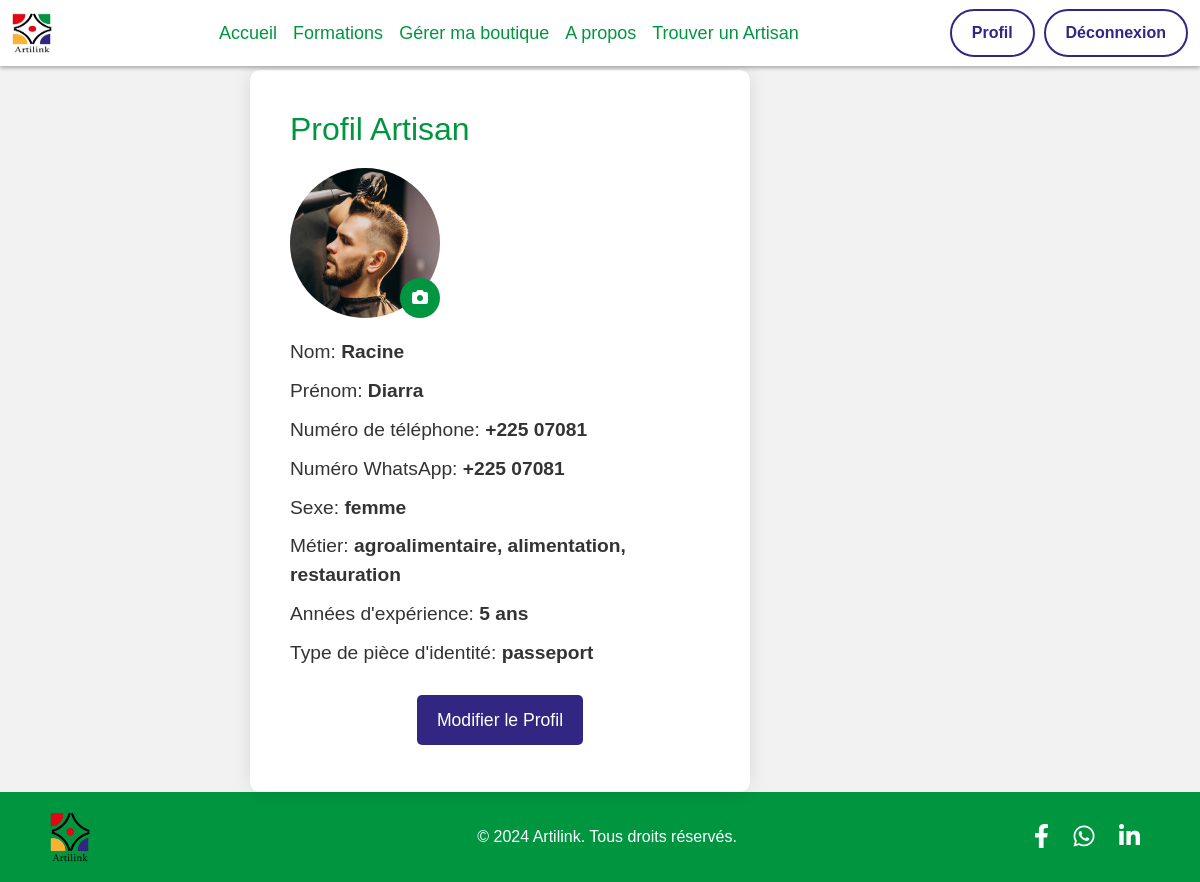
The page /profil-artisan.php (signed in) on the database its author committed.
### tables this page shows
CREATE TABLE `inscri_artisan` (
  `id` int(11) NOT NULL,
  `user_id` varchar(100) NOT NULL,
  `nom` varchar(50) NOT NULL,
  `prenom` varchar(50) NOT NULL,
  `sexe` varchar(5) NOT NULL,
  `metier` varchar(500) NOT NULL,
  `experiences` int(11) NOT NULL,
  `num_tel` varchar(15) NOT NULL,
  `num_what` varchar(15) NOT NULL,
  `type_piece` varchar(100) NOT NULL,
  `num_piece` varchar(100) NOT NULL,
  `mdp` varchar(100) NOT NULL,
  `ville` varchar(100) NOT NULL,
  `images` varchar(100) NOT NULL,
  `terms` varchar(50) NOT NULL,
  `date` timestamp NOT NULL DEFAULT current_timestamp()
);

### profil-artisan.php (the view, shortened to what this page needs)
<?php
    include 'components/connect.php';
?>
<!DOCTYPE html>
<html lang="fr">
<head>
  <link href="https://cdn.jsdelivr.net/npm/bootstrap@5.3.3/dist/css/bootstrap.min.css" rel="stylesheet"
>
    <link rel="stylesheet" href="https://cdnjs.cloudflare.com/ajax/libs/font-awesome/6.2.1/css/all.min.css">
    <link rel="stylesheet" href="https://cdnjs.cloudflare.com/ajax/libs/font-awesome/6.2.1/css/all.min.css">
     <link rel="stylesheet" href="css/styles.css">
     <link rel="stylesheet" href="css/profil-arti.css">
</head>
<body>
 <?php include 'header-articonnect.php'; ?>
<section class="profil">
    <h2 class="titre">Profil Artisan</h2>
    <form action="" method="post" class="photo-profil">
        <img src="images/a-min.jpg" alt="Photo de Profil">
        <label for="photo-profil"><i class="fas fa-camera"></i></label>
    </form>
    <?php
    if (isset($_SESSION['user_id']['id'])) {
        $id = $_SESSION['user_id']['id'];
        $select = $conn->prepare("SELECT * FROM `inscri_artisan` WHERE id = :id");
        $select->execute([':id' => $id]);
        $fetch = $select->fetchAll(PDO::FETCH_ASSOC);
        if ($select->rowCount() > 0) {
            foreach($fetch as $fetch_artisan) {
    ?>
    <div class="details">
        <p>Nom: <span><?= htmlspecialchars($fetch_artisan['nom']) ?></span></p>
        <p>Prénom: <span><?= htmlspecialchars($fetch_artisan['prenom']) ?></span></p>
        <p>Numéro de téléphone: <span><?= htmlspecialchars($fetch_artisan['num_tel']) ?></span></p>
        <p>Numéro WhatsApp: <span><?= htmlspecialchars($fetch_artisan['num_what']) ?></span></p>
        <p>Sexe: <span><?= htmlspecialchars($fetch_artisan['sexe']) ?></span></p>
        <p>Métier: <span><?= htmlspecialchars($fetch_artisan['metier']) ?></span></p>
        <p>Années d'expérience: <span><?= htmlspecialchars($fetch_artisan['experiences']) ?> ans</span></p>
        <p>Type de pièce d'identité: <span><?= htmlspecialchars($fetch_artisan['type_piece']) ?></span></p>
    </div>
    <div class="btn">
        <a href="modif-profil-artisan.php?id=<?= htmlspecialchars($fetch_artisan['id']) ?>" class="modifier">Modifier le Profil</a>
    </div>
    <?php
            }
        } else {
            echo "<p>Aucun profil trouvé pour cet utilisateur.</p>";
        }
    } else {
        echo "<p>Erreur : utilisateur non connecté ou session invalide.</p>";
    }
    ?>
</section>
      <?php include 'footer.php'; ?>
</body>
</html>

### css/styles.css (style rules this page uses)
body { font-family: Arial, sans-serif; }

### css/profil-arti.css (style rules this page uses)
* { margin: 0; padding: 0; box-sizing: border-box; }
body { font-family: Arial, sans-serif; background-color: #f2f2f2; background-image: url("../images/a.jpg"); background-size: cover; background-repeat: no-repeat; background-position: center center; margin-top: 70px; }
.profil { max-width: 500px; background-color: #fff; padding: 40px; transform: translateX(50%); border-radius: 10px; box-shadow: 0 0 20px rgba(0, 0, 0, 0.1); margin-top: 50px; }
.titre { font-size: 2rem; color: #009640; margin-bottom: 20px; }
.photo-profil { position: relative; display: inline-block; margin-bottom: 20px; }
.photo-profil img { border-radius: 50%; width: 150px; height: 150px; }
.photo-profil label { position: absolute; bottom: 0; right: 0; background-color: #009640; color: #fff; border: none; padding: 8px 12px; border-radius: 50%; cursor: pointer; transition: background-color 0.3s; }
.details { text-align: left; margin-bottom: 20px; }
.details p { font-size: 1.2rem; color: #333; margin-bottom: 10px; }
.details span { font-weight: bold; }
.btn { display: flex; justify-content: center; gap: 20px; }
.btn a { text-decoration: none; }
.modifier { background-color: #312783; color: #fff; border: none; padding: 12px 20px; font-size: 1.1rem; cursor: pointer; border-radius: 5px; transition: background-color 0.3s; }

### rows shown on the page
inscri_artisan: nom "Racine", prenom "Diarra", num_tel "+225 07081", num_what "+225 07081", sexe "femme", metier "agroalimentaire, alimentation, restauration", experiences "5", type_piece "passeport"
